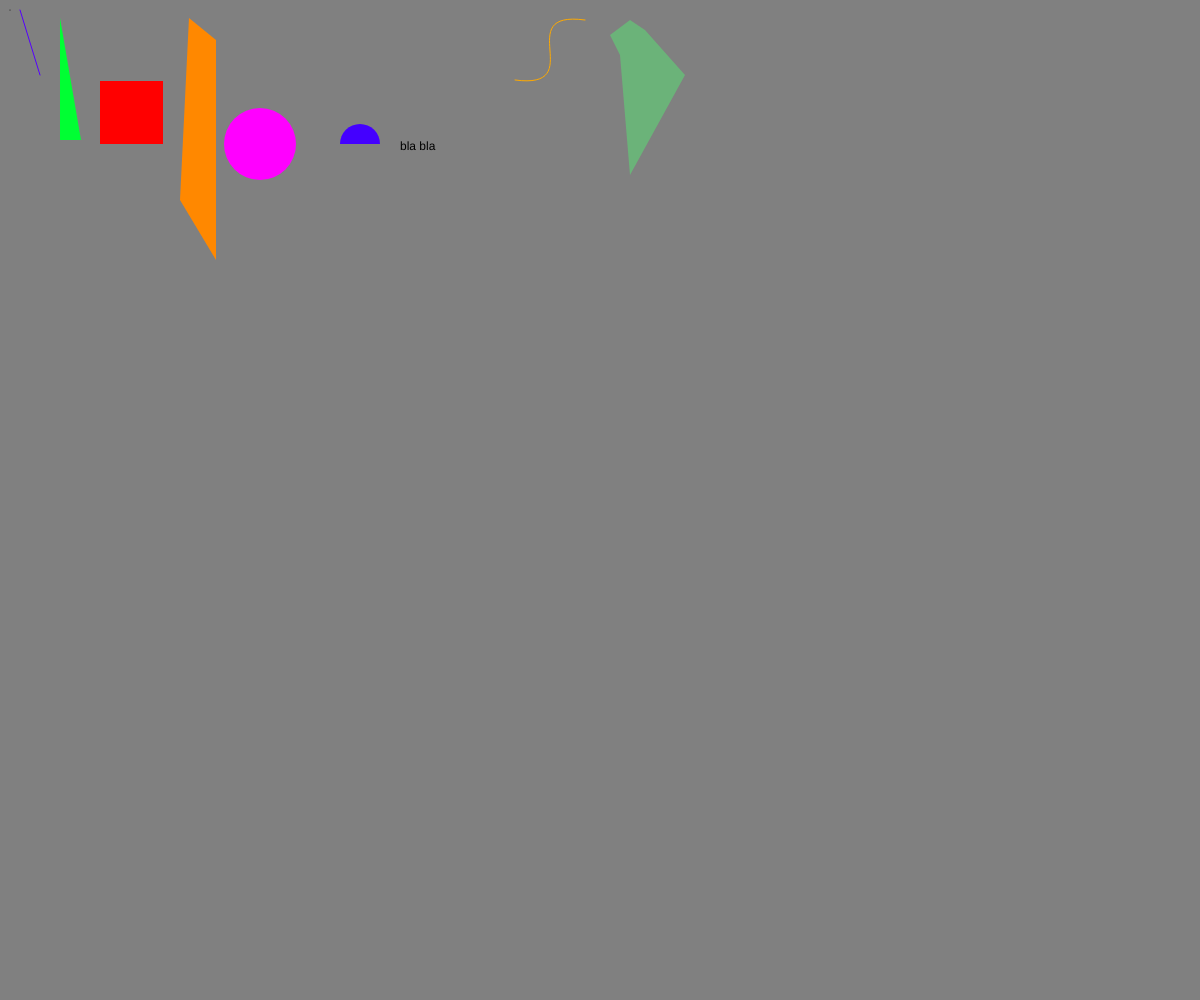
Frame 1 (no input)
Frame 60 (no input): identical to frame 1, image omitted
Frame 120 (the mouse pressed at the canvas centre since frame 60): identical to frame 1, image omitted

The p5.js sketch that drew this single still picture (run headless with seeded random() and noise() and a simulated clock; from frame 60 on, the mouse is pressed at the canvas centre):

// p5.js sketch
// ── sketch.js
function preload() {}

function setup() {
  createCanvas(windowWidth, windowHeight);
  colorMode(HSB);
}

function draw() {

  background(360, 0, 50);

  stroke(260, 0, 0);
  // point(x,y);
  point(10, 10);

  stroke(260, 100, 100);
  // line(x1,y1,x2,y2)
  line(20, 10, 40, 75);

  noStroke();

  fill(132, 100, 100);
  // triangle(x1,y1,x2,y2,x3,y3);
  triangle(60, 18, 60, 140, 81, 140);

  fill(0, 100, 100);
  // rect(x du coin,y du coin,largeur,hauteur);
  rect(100, 81, 63, 63);

  fill(32, 100, 100);
  // quad(x1,y1,x2,y2,x3,y3,x4,y4);
  quad(189, 18, 216, 40, 216, 260, 180, 200);

  fill(300, 100, 100);
  // ellipse(x du centre,y du centre,largeur,hauteur);
  ellipse(260, 144, 72, 72);

  fill(256, 100, 100);
  // arc(x du centre,y du centre,largeur,hauteur,debut de l'arc en radians,fin de l'arc en radians);
  arc(360, 144, 40, 40, PI, TWO_PI);

  fill(360, 0, 0);
  // text( quoi ecrire, x , y);
  text("bla bla", 400, 150);

  noFill();

  stroke(40, 100, 100);
  // bezier(x1,y1,x2,y2,x3,y3,x4,y4)
  bezier(585, 20, 510, 10, 590, 90, 515, 80);

   noStroke();

  fill(132, 40, 70);
  beginShape();
  vertex(630, 20);
  vertex(645, 30);
  vertex(685, 75);
  vertex(630, 175);
  vertex(620, 55);
  vertex(610, 35);
  endShape(CLOSE);

}

function windowResized() {
  resizeCanvas(windowWidth, windowHeight);
}
